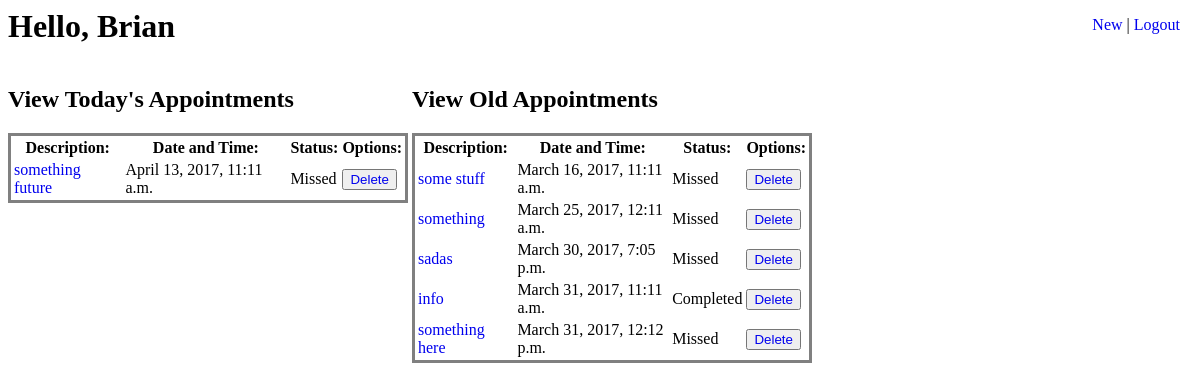
Before: /scheduler/dashboard/ (signed in) with the older database file.
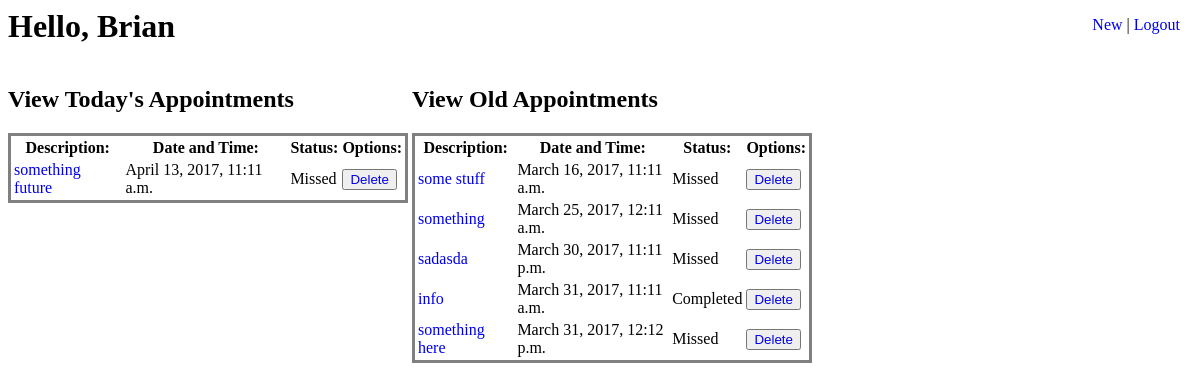
After: the same page with the newer database file.
### scheduler/models.py (models this page shows, shortened)
class Appointment(models.Model):
    user = models.ForeignKey(User, on_delete=models.CASCADE, verbose_name='related user')
    appointment_text = models.CharField('appointment description', max_length=200)
    time = models.DateTimeField('scheduled time', unique=True)
    status = models.CharField('appointment status', max_length=30, default='Pending')

### scheduler/views.py (the view)
# urls.py: url(r'^scheduler/dashboard/$', views.Dashboard.as_view(), name='dashboard'),
class Dashboard(LoginRequiredMixin, View):
    login_url = '/'
    def get(self, request):
        Appointment.objects.filter(time__lt=timezone.now(),status='Pending').update(status='Missed')
        todayappointments = Appointment.objects.filter(user=request.user,time__range=(datetime.datetime.combine(datetime.date.today(),datetime.time.min),datetime.datetime.combine(datetime.date.today(),datetime.time.max))).order_by('time')
        futureappointments = Appointment.objects.filter(user=request.user, time__gt=datetime.datetime.combine(datetime.date.today()+datetime.timedelta(days=1),datetime.time.min)).order_by('time')
        pastappointments = Appointment.objects.filter(user=request.user, time__lt=datetime.datetime.combine(datetime.date.today()-datetime.timedelta(days=1),datetime.time.max)).order_by('time')
        context = {}
        if todayappointments is not None:
            context['todayappointments'] = todayappointments
        if futureappointments is not None:
            context['futureappointments'] = futureappointments
        if pastappointments is not None:
            context['pastappointments'] = pastappointments
        return render(request, 'scheduler/dashboard.html', context)

### scheduler/templates/scheduler/dashboard.html (shortened to what this page needs)
{% load static %}
<link rel="stylesheet" type="text/css" href="{% static 'scheduler/style/dashboard.css' %}">
<ul id="navbar">
  <li class="navitem">
    <a href="{% url 'scheduler:new' %}">New</a>
  </li>
  <li class="navitem">|</li>
  <li class="navitem">
    <a href="{% url 'scheduler:logout' %}">Logout</a>
  </li>
</ul>
<h1>Hello, {{request.user.username | title}}</h1>
{% if todayappointments %}
<div class="apptables">
<h2>View Today's Appointments</h2>
<table >
  <tr>
    <th>Description:</th>
    <th>Date and Time:</th>
    <th>Status:</th>
    <th>Options:</th>
  </tr>
{% for appointment in todayappointments %}
  <tr>
    <td><a href="{% url 'scheduler:detail' appointment.pk %}">{{appointment.appointment_text}}</a></td>
    <td>{{appointment.time}}</td>
    <td>{{appointment.status}}</td>
    <td> <button type="button" name="button"><a href="{% url 'scheduler:delete' appointment.pk %}">Delete</a></td></button>
  </tr>
{% endfor %}
</table>
</div>
{% else %}
<div class="apptables">
<h2>Your Schedule is clear for today!</h2>
</div>
{% endif%}
{% if pastappointments %}
<div class="apptables">
<h2>View Old Appointments</h2>
<table>
  <tr>
    <th>Description:</th>
    <th>Date and Time:</th>
    <th>Status:</th>
    <th>Options:</th>
  </tr>
{% for appointment in pastappointments %}
  <tr>
    <td><a href="{% url 'scheduler:detail' appointment.pk %}">{{appointment.appointment_text}}</a></td>
    <td>{{appointment.time}}</td>
    <td>{{appointment.status}}</td>
    <td> <button type="button" name="button"><a href="{% url 'scheduler:delete' appointment.pk %}">Delete</a></td></button>
  </tr>
{% endfor %}
</table>
</div>
{% endif%}

Changed rows visible on the page:
removed Appointment: appointment_text "sadas", time "March 30, 2017, 7:05 p.m.", status "Missed", shown under "View Old Appointments"
added Appointment: appointment_text "sadasda", time "March 30, 2017, 11:11 p.m.", status "Missed", shown under "View Old Appointments"
